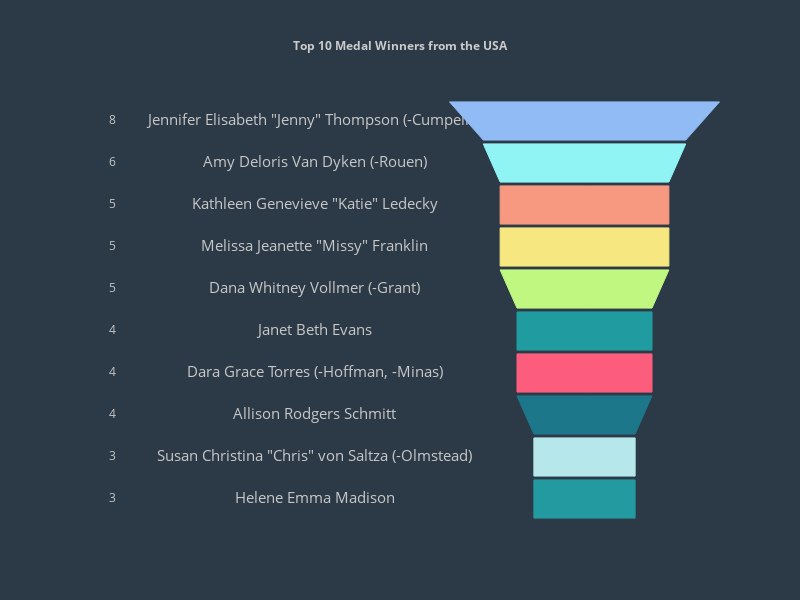

Write notebook code for a chart like this one.
### Code cell
df1 = swimming[swimming.Sex == 'F']
df_usa=df1.ix[(df1['Team']=='United States')]
df_usa_medal=df_usa.ix[df_usa['Medal']=='Gold']

medal_map = {'Gold':1}
df_usa_medal['Medal'] = df_usa_medal['Medal'].map(medal_map)

df_usa_sport=df_usa_medal.groupby(['Name'],as_index=False)['Medal'].agg('sum')

df_usa_sport=df_usa_sport.sort_values(['Medal'],ascending=False)

df_usa_sport=df_usa_sport.head(10)

colors = ['#91BBF4', '#91F4F4', '#F79981', '#F7E781', '#C0F781','rgb(32,155,160)', 'rgb(253,93,124)', 'rgb(28,119,139)', 'rgb(182,231,235)', 'rgb(35,154,160)']

n_phase = len(df_usa_sport['Name'])
plot_width = 200

# height of a section and difference between sections 
section_h = 100
section_d = 10

# multiplication factor to calculate the width of other sections
unit_width = plot_width / max(df_usa_sport['Medal'])

# width of each funnel section relative to the plot width
phase_w = [int(value * unit_width) for value in df_usa_sport['Medal']]

height = section_h * n_phase + section_d * (n_phase - 1)

# list containing all the plot shapes
shapes = []

# list containing the Y-axis location for each section's name and value text
label_y = []

for i in range(n_phase):
        if (i == n_phase-1):
                points = [phase_w[i] / 2, height, phase_w[i] / 2, height - section_h]
        else:
                points = [phase_w[i] / 2, height, phase_w[i+1] / 2, height - section_h]

        path = 'M {0} {1} L {2} {3} L -{2} {3} L -{0} {1} Z'.format(*points)

        shape = {
                'type': 'path',
                'path': path,
                'fillcolor': colors[i],
                'line': {
                    'width': 1,
                    'color': colors[i]
                }
        }
        shapes.append(shape)
        
        # Y-axis location for this section's details (text)
        label_y.append(height - (section_h / 2))

        height = height - (section_h + section_d)
        
label_trace = go.Scatter(
    x=[-200]*n_phase,
    y=label_y,
    mode='text',
    text=df_usa_sport['Name'],
    textfont=dict(
        color='rgb(200,200,200)',
        size=15
    )
)
 
# For phase values
value_trace = go.Scatter(
    x=[-350]*n_phase,
    y=label_y,
    mode='text',
    text=df_usa_sport['Medal'],
    textfont=dict(
        color='rgb(200,200,200)',
        size=12
    )
)

data = [label_trace, value_trace]
 
layout = go.Layout(
    title="<b>Top 10 Medal Winners from the USA</b>",
    titlefont=dict(
        size=12,
        color='rgb(203,203,203)'
    ),
    shapes=shapes,
    height=600,
    width=800,
    showlegend=False,
    paper_bgcolor='rgba(44,58,71,1)',
    plot_bgcolor='rgba(44,58,71,1)',
    xaxis=dict(
        showticklabels=False,
        zeroline=False,
    ),
    yaxis=dict(
        showticklabels=False,
        zeroline=False
    )
)
 
fig = go.Figure(data=data, layout=layout)
iplot(fig)

### Figure 1 — Plotly figure (JSON) as saved in the notebook; plotly's stock layout.template omitted (floating-point values rounded to 4 significant figures)
{"data": [{"mode": "text", "text": ["Jennifer Elisabeth \"Jenny\" Thompson (-Cumpelik)", "Amy Deloris Van Dyken (-Rouen)", "Kathleen Genevieve \"Katie\" Ledecky", "Melissa Jeanette \"Missy\" Franklin", "Dana Whitney Vollmer (-Grant)", "Janet Beth Evans", "Dara Grace Torres (-Hoffman, -Minas)", "Allison Rodgers Schmitt", "Susan Christina \"Chris\" von Saltza (-Olmstead)", "Helene Emma Madison"], "textfont": {"color": "rgb(200,200,200)", "size": 15}, "type": "scatter", "uid": "5b2b3236-7300-4b16-92b4-bcbc6ff6e2ee", "x": [-200, -200, -200, -200, -200, -200, -200, -200, -200, -200], "y": [1040, 930, 820, 710, 600, 490, 380, 270, 160, 50]}, {"mode": "text", "text": [8, 6, 5, 5, 5, 4, 4, 4, 3, 3], "textfont": {"color": "rgb(200,200,200)", "size": 12}, "type": "scatter", "uid": "be6b5196-e414-4a4e-adb4-09190f358faf", "x": [-350, -350, -350, -350, -350, -350, -350, -350, -350, -350], "y": [1040, 930, 820, 710, 600, 490, 380, 270, 160, 50]}], "layout": {"height": 600, "paper_bgcolor": "rgba(44,58,71,1)", "plot_bgcolor": "rgba(44,58,71,1)", "shapes": [{"fillcolor": "#91BBF4", "line": {"color": "#91BBF4", "width": 1}, "path": "M 100.0 1090 L 75.0 990 L -75.0 990 L -100.0 1090 Z", "type": "path"}, {"fillcolor": "#91F4F4", "line": {"color": "#91F4F4", "width": 1}, "path": "M 75.0 980 L 62.5 880 L -62.5 880 L -75.0 980 Z", "type": "path"}, {"fillcolor": "#F79981", "line": {"color": "#F79981", "width": 1}, "path": "M 62.5 870 L 62.5 770 L -62.5 770 L -62.5 870 Z", "type": "path"}, {"fillcolor": "#F7E781", "line": {"color": "#F7E781", "width": 1}, "path": "M 62.5 760 L 62.5 660 L -62.5 660 L -62.5 760 Z", "type": "path"}, {"fillcolor": "#C0F781", "line": {"color": "#C0F781", "width": 1}, "path": "M 62.5 650 L 50.0 550 L -50.0 550 L -62.5 650 Z", "type": "path"}, {"fillcolor": "rgb(32,155,160)", "line": {"color": "rgb(32,155,160)", "width": 1}, "path": "M 50.0 540 L 50.0 440 L -50.0 440 L -50.0 540 Z", "type": "path"}, {"fillcolor": "rgb(253,93,124)", "line": {"color": "rgb(253,93,124)", "width": 1}, "path": "M 50.0 430 L 50.0 330 L -50.0 330 L -50.0 430 Z", "type": "path"}, {"fillcolor": "rgb(28,119,139)", "line": {"color": "rgb(28,119,139)", "width": 1}, "path": "M 50.0 320 L 37.5 220 L -37.5 220 L -50.0 320 Z", "type": "path"}, {"fillcolor": "rgb(182,231,235)", "line": {"color": "rgb(182,231,235)", "width": 1}, "path": "M 37.5 210 L 37.5 110 L -37.5 110 L -37.5 210 Z", "type": "path"}, {"fillcolor": "rgb(35,154,160)", "line": {"color": "rgb(35,154,160)", "width": 1}, "path": "M 37.5 100 L 37.5 0 L -37.5 0 L -37.5 100 Z", "type": "path"}], "showlegend": false, "title": {"font": {"color": "rgb(203,203,203)", "size": 12}, "text": "<b>Top 10 Medal Winners from the USA</b>"}, "width": 800, "xaxis": {"showticklabels": false, "zeroline": false}, "yaxis": {"showticklabels": false, "zeroline": false}}}
